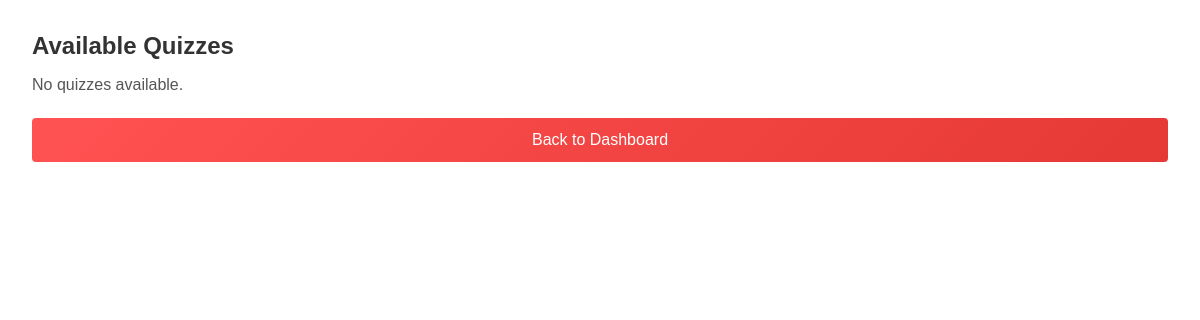
/available_quizes.php (signed in), run on an earlier commit of the app's database.
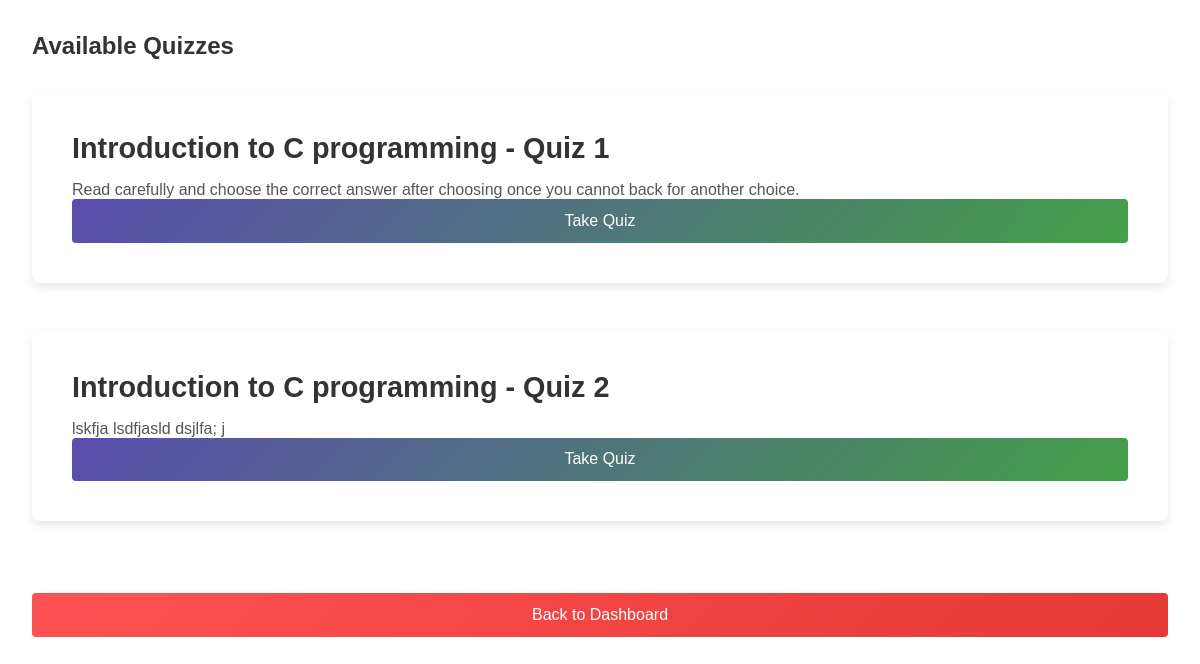
And on a later commit of the database.
### tables this page shows
CREATE TABLE `quiz_description` (
  `Course_ID` varchar(20) NOT NULL,
  `Quiz_NO` int(11) NOT NULL,
  `Description_Quiz` text NOT NULL
);

CREATE TABLE `course` (
  `Course_Num` int(20) NOT NULL,
  `Course_ID` varchar(20) NOT NULL,
  `CourseName` varchar(50) DEFAULT NULL,
  `Description` longtext NOT NULL,
  `UserID` varchar(50) NOT NULL,
  `Start_Date` date DEFAULT NULL,
  `End_Date` date NOT NULL
);

### available_quizes.php (the view, shortened to what this page needs)
<?php
$conn = new mysqli("localhost", "root", "", "learning_platform");
$userID = $_SESSION['userID'];
$studentQuery = "SELECT StudentID FROM Student WHERE UserID = ?";
$stmt = $conn->prepare($studentQuery);
$stmt->bind_param("s", $userID);
$stmt->execute();
$result = $stmt->get_result();
if ($result->num_rows > 0) {
    $student = $result->fetch_assoc();
    $studentID = $student['StudentID'];
    $query = "
        SELECT qd.Course_ID, qd.Quiz_NO, qd.Description_Quiz, c.CourseName
        FROM quiz_description qd
        INNER JOIN Enrollment e ON qd.Course_ID = e.course_ID
        INNER JOIN Course c ON qd.Course_ID = c.Course_ID
        WHERE e.StudentID = ?";
    $stmt = $conn->prepare($query);
    $stmt->bind_param("i", $studentID);
    $stmt->execute();
    $quizzes = $stmt->get_result()->fetch_all(MYSQLI_ASSOC);
} else {
    $quizzes = [];
}
?>
<!DOCTYPE html>
<html lang="en">
<head>
    <link rel="stylesheet" href="style.css">
</head>
<body>
    <div class="dashboard-container">
        <main class="content">
            <section id="quiz-list">
                <h1>Available Quizzes</h1>
                <?php if (empty($quizzes)): ?>
                    <p>No quizzes available.</p>
                <?php else: ?>
                    <?php foreach ($quizzes as $quiz): ?>
                        <div class="quiz-card">
                            <h2><?php echo htmlspecialchars($quiz['CourseName']); ?> - Quiz <?php echo htmlspecialchars($quiz['Quiz_NO']); ?></h2>
                            <p><?php echo htmlspecialchars($quiz['Description_Quiz']); ?></p>
                            <a href="take_quiz.php?course_id=<?php echo $quiz['Course_ID']; ?>&quiz_no=<?php echo $quiz['Quiz_NO']; ?>">
                                <button>Take Quiz</button>
                            </a>
                        </div>
                    <?php endforeach; ?>
                <?php endif; ?>
            </section>
            <a href="student_dashboard.html"><button class="back-btn">Back to Dashboard</button></a>
        </main>
    </div>
</body>
</html>

### style.css (style rules this page uses)
* { margin: 0; padding: 0; box-sizing: border-box; font-family: Arial, sans-serif; }
body { display: flex; justify-content: center; align-items: center; min-height: 100vh; background: #f0f2f5; color: #333; }
h2 { margin-bottom: 1rem; font-size: 1.8rem; color: #333; }
button { width: 100%; padding: 0.8rem; background: linear-gradient(135deg, #5b4caf, #43A047); color: #fff; border: none; border-radius: 4px; font-size: 1rem; cursor: pointer; transition: background 0.3s ease; }
p { margin-top: 1rem; color: #555; }
a { color: #4CAF50; text-decoration: none; }
.dashboard-container { display: flex; width: 100%; min-height: 100vh; }
.content { flex-grow: 1; padding: 2rem; background: #fff; }
.course-card, .quiz-card,.certificate-card { background: #fff; padding: 2.5rem; border-radius: 8px; box-shadow: 0 4px 8px rgba(0, 0, 0, 0.1); margin-top: 2rem; margin-bottom: 3rem; color: #333333; transition: transform 0.2s ease; }
.back-btn { width: 100%; padding: 0.8rem; background: linear-gradient(135deg, #ff5252, #e53935); color: #fff; border: none; border-radius: 4px; font-size: 1rem; cursor: pointer; margin-top: 1.5rem; text-align: center; }

What changed in the data, as far as the page shows it:
added quiz_description: Course_ID.CourseName "Introduction to C programming", Quiz_NO "1", Description_Quiz "Read carefully and choose the correct answer after choosing once you cannot back for another choice."
added quiz_description: Course_ID.CourseName "Introduction to C programming", Quiz_NO "2", Description_Quiz "lskfja lsdfjasld dsjlfa; j"
Also different on the page:
text no longer shown: "No quizzes available."
